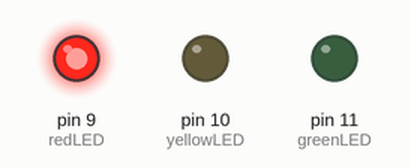
This sketch was run on a simulated Arduino Uno, built with avr-gcc and run on an emulated ATmega328P. Parts: output pins drawn as LEDs (lit = HIGH).

Above: at 1.5 s.
At 3.5 s:
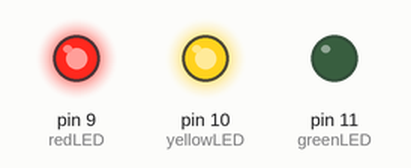
At 5.5 s:
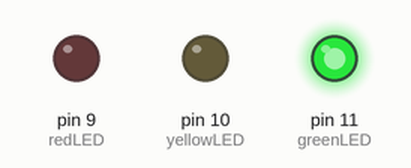
At 7.5 s:
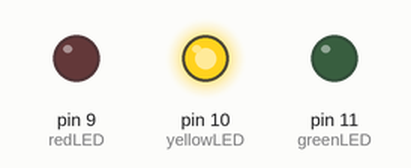
Timing chart, 0 to 10.4 s (numbered marks = the images above):
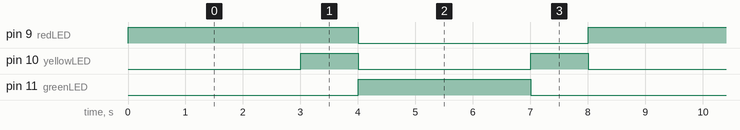

Measured:
- by itself, pin 9 (redLED): alternates HIGH for 4.0 s and LOW for 4.0 s
- by itself, pin 10 (yellowLED): alternates HIGH for 1.0 s and LOW for 3.0 s
- by itself, pin 11 (greenLED): alternates HIGH for 3.0 s and LOW for 5.0 s

The sketch:

sketch_feb20a.ino
```cpp
int redLED=9;
int yellowLED=10;
int greenLED=11;

void setup() {
  pinMode(redLED,OUTPUT);
  pinMode(yellowLED,OUTPUT);
  pinMode(greenLED,OUTPUT);

}

void loop() {
  digitalWrite(redLED,HIGH);
  delay(3000);
  digitalWrite(yellowLED,HIGH);
  delay(1000);
  digitalWrite(redLED,LOW);
  digitalWrite(yellowLED,LOW);
  digitalWrite(greenLED,HIGH);
  delay(3000);
  digitalWrite(greenLED,LOW);
  digitalWrite(yellowLED,HIGH);
  delay(1000);
  digitalWrite(yellowLED,LOW);

}
```
